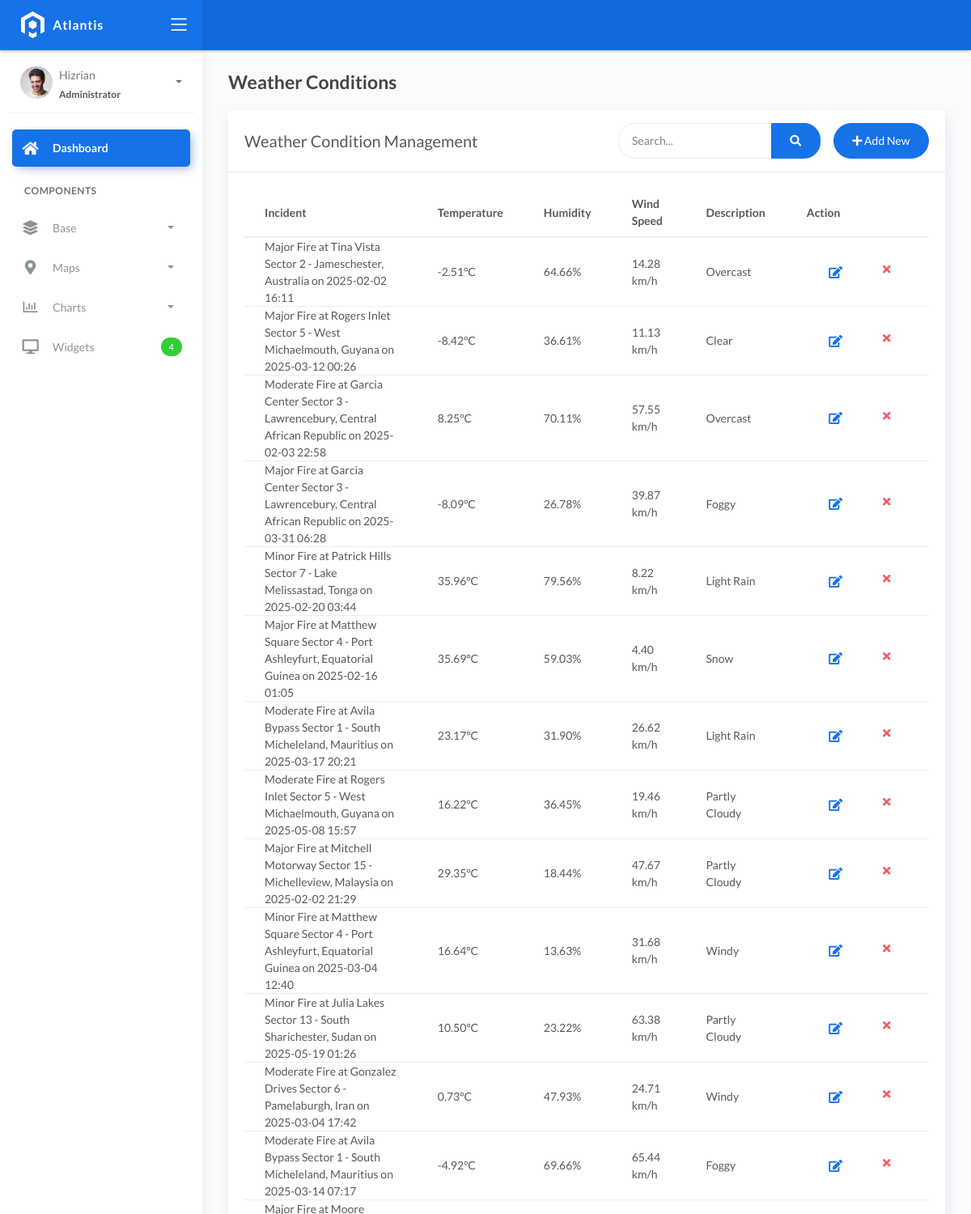
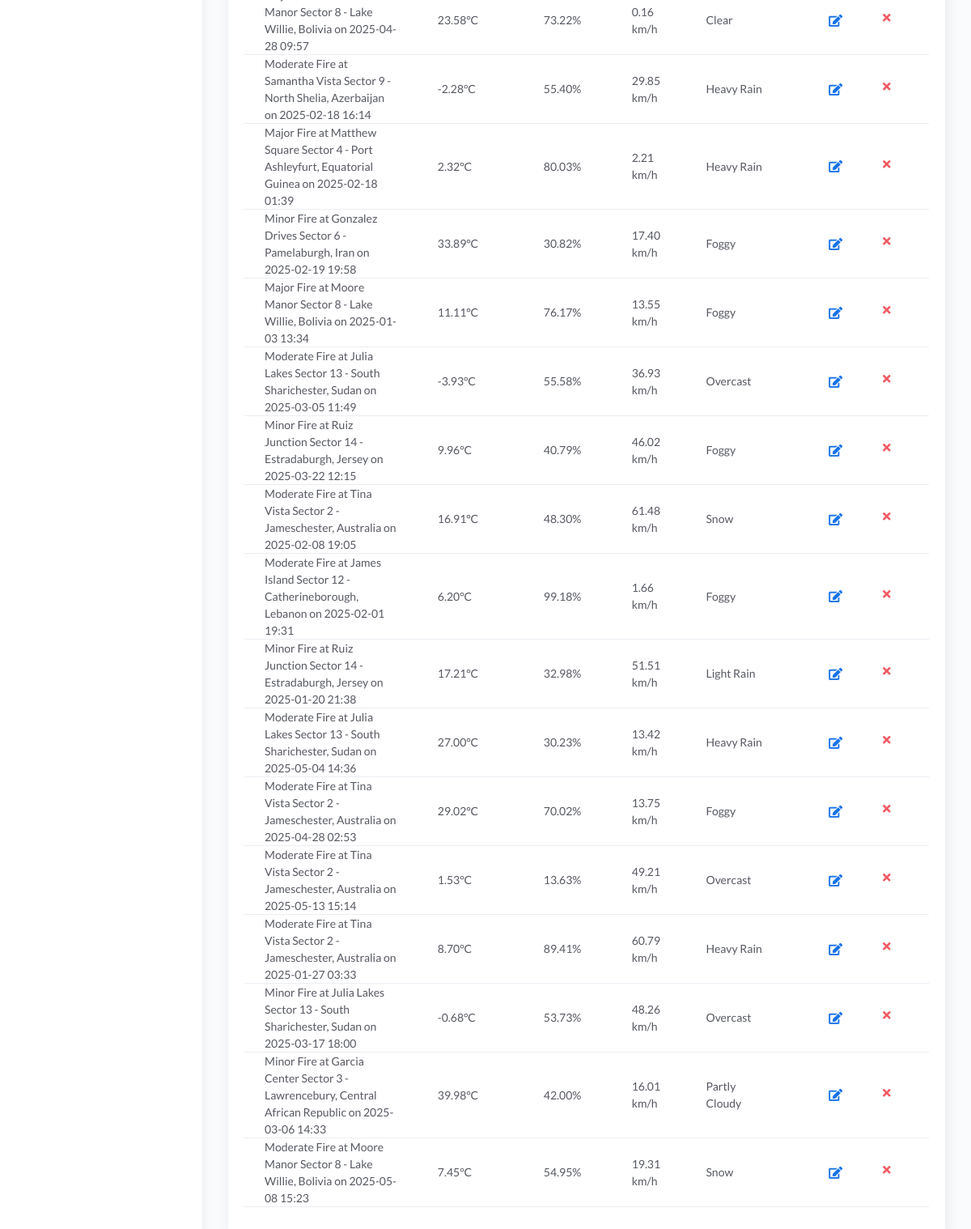
Page /weather/ on the earlier database version (2 pictures, top to bottom).
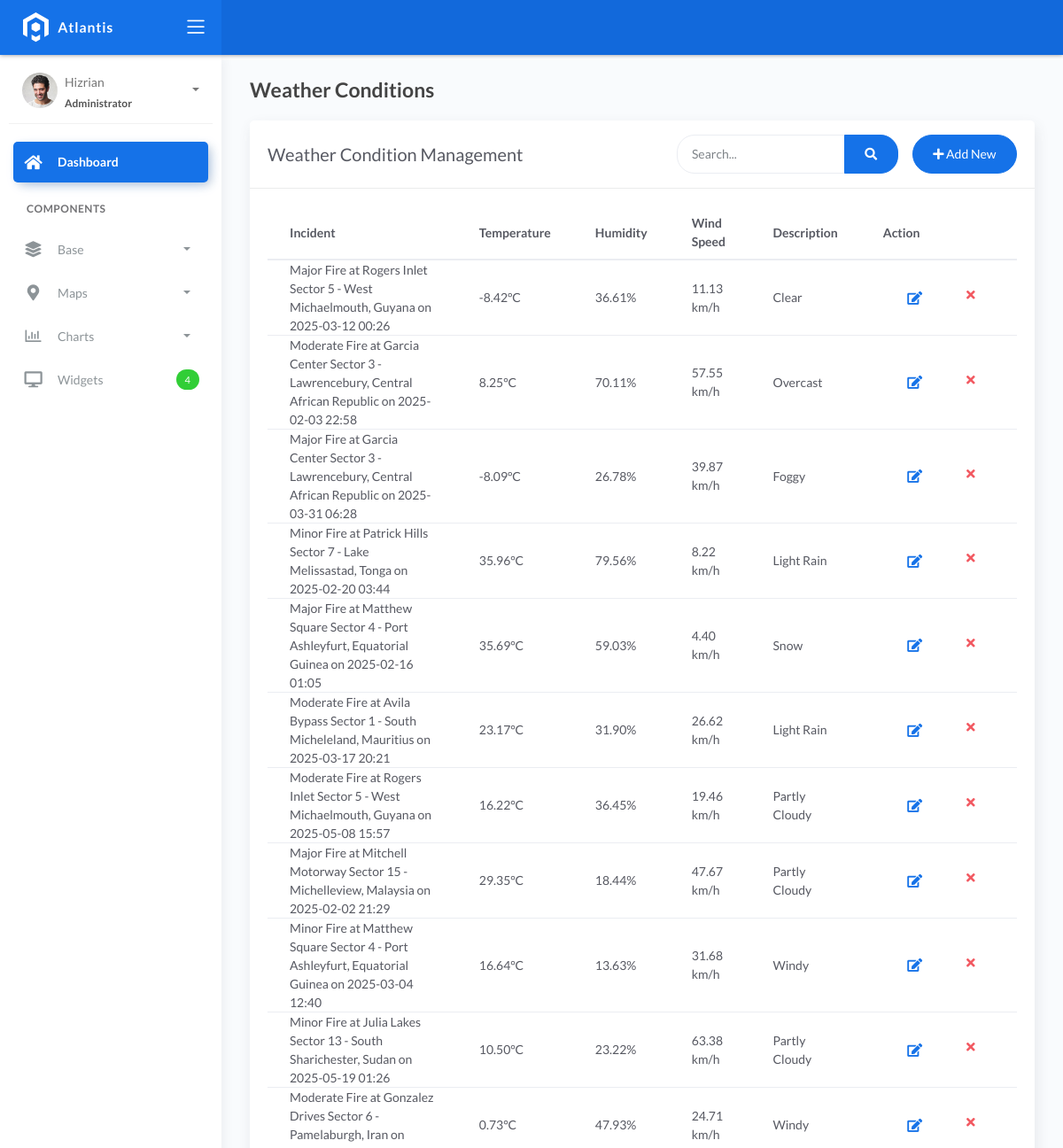
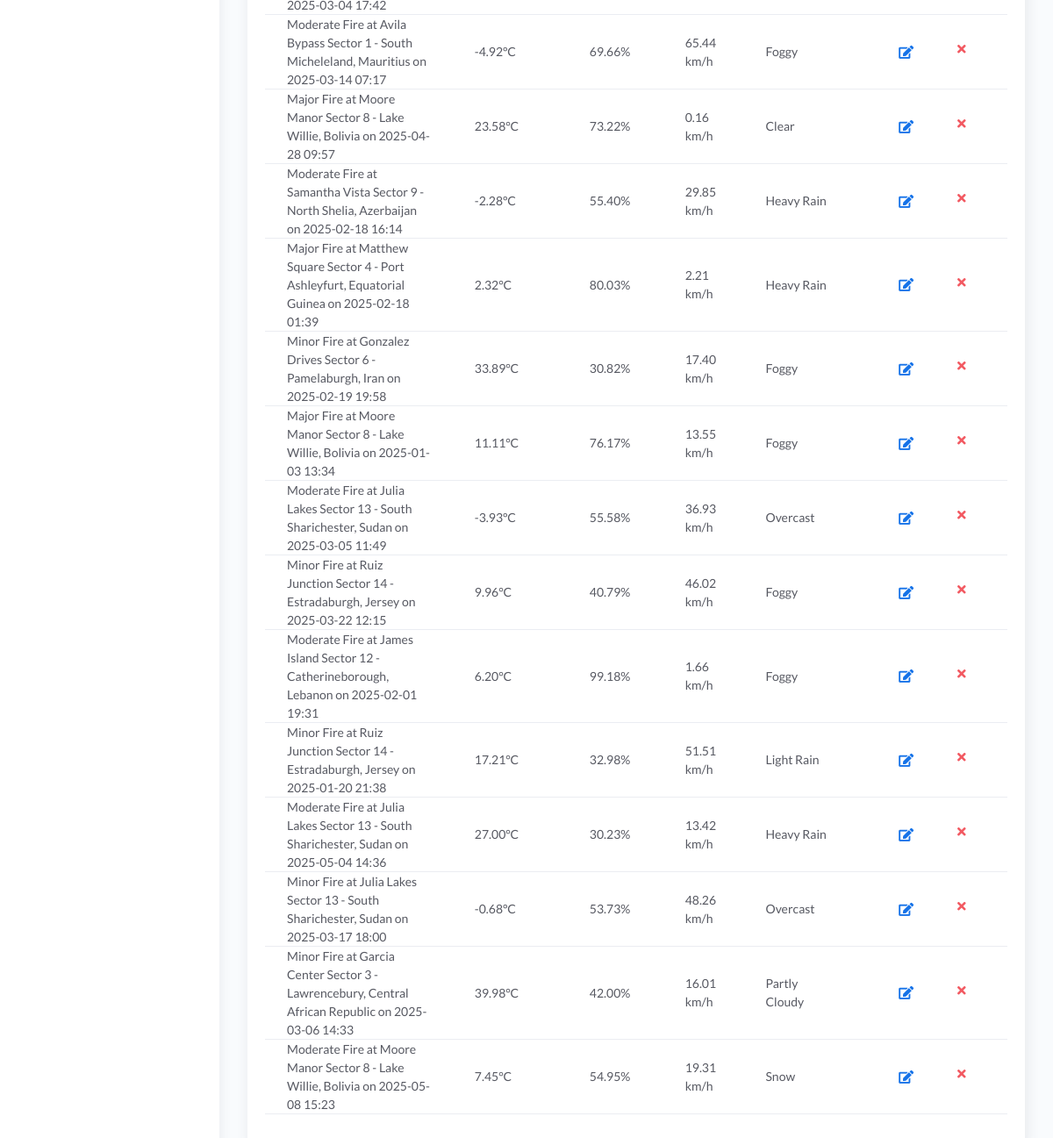
Same page on the later database version (2 pictures, top to bottom).
### fire/models.py (models this page shows)
class BaseModel(models.Model):
    created_at = models.DateTimeField(auto_now_add=True, db_index=True)
    updated_at = models.DateTimeField(auto_now=True)
    class Meta:
        abstract = True

class WeatherConditions(BaseModel):
    incident = models.ForeignKey(Incident, on_delete=models.CASCADE)
    temperature = models.DecimalField(max_digits=10, decimal_places=2)
    humidity = models.DecimalField(max_digits=10, decimal_places=2)
    wind_speed = models.DecimalField(max_digits=10, decimal_places=2)
    weather_description = models.CharField(max_length=150)

class Incident(BaseModel):
    SEVERITY_CHOICES = (
        ('Minor Fire', 'Minor Fire'),
        ('Moderate Fire', 'Moderate Fire'),
        ('Major Fire', 'Major Fire'),
    )
    location = models.ForeignKey(Locations, on_delete=models.CASCADE)
    date_time = models.DateTimeField(blank=True, null=True)
    severity_level = models.CharField(max_length=45, choices=SEVERITY_CHOICES)
    description = models.CharField(max_length=250)
    def __str__(self):
        return f"{self.severity_level} at {self.location} on {self.date_time.strftime('%Y-%m-%d %H:%M') if self.date_time else 'Unknown date'}"

class Locations(BaseModel):
    name = models.CharField(max_length=150)
    latitude = models.DecimalField(
        max_digits=22, decimal_places=16, null=True, blank=True)
    longitude = models.DecimalField(
        max_digits=22, decimal_places=16, null=True, blank=True)
    address = models.CharField(max_length=150)
    city = models.CharField(max_length=150)  # can be in separate table
    country = models.CharField(max_length=150)  # can be in separate table
    class Meta:
        verbose_name_plural = "Locations"
        ordering = ['name']
    def __str__(self):
        return f"{self.name} - {self.city}, {self.country}"

### fire/views.py (the view)
# urls.py: path('weather/', WeatherListView.as_view(), name='weather-list'),
class WeatherListView(ListView):
    model = WeatherConditions
    template_name = 'fire/weather_list.html'
    context_object_name = 'weather_conditions'
    def get_queryset(self):
        queryset = super().get_queryset()
        search_query = self.request.GET.get('search')
        search_fields = [
            'incident__location__name',
            'weather_description',
            'incident__location__city',
            'temperature',
            'humidity',
            'wind_speed'
        ]
        return get_search_results(queryset, search_query, search_fields)

### fire/views.py (called while the page is built, shortened)
def get_search_results(queryset, search_query, search_fields):
    if not search_query:
        return queryset

### templates/fire/weather_list.html
{% extends 'fire/base_list.html' %}
{% block page_title %}Weather Conditions{% endblock %}
{% block card_title %}Weather Condition Management{% endblock %}
{% block create_url %}{% url 'weather-create' %}{% endblock %}
{% block table_content %}
<table class="table table-hover">
    <thead>
        <tr>
            <th>Incident</th>
            <th>Temperature</th>
            <th>Humidity</th>
            <th>Wind Speed</th>
            <th>Description</th>
            <th>Action</th>
        </tr>
    </thead>
    <tbody>
        {% for weather in weather_conditions %}
        <tr>
            <td>{{ weather.incident }}</td>
            <td>{{ weather.temperature }}°C</td>
            <td>{{ weather.humidity }}%</td>
            <td>{{ weather.wind_speed }} km/h</td>
            <td>{{ weather.weather_description }}</td>
            <td>
                <div class="form-button-action">
                    <a href="{% url 'weather-update' weather.pk %}" class="btn btn-link btn-primary btn-lg">
                        <i class="fa fa-edit"></i>
                    </a>
                    <a href="{% url 'weather-delete' weather.pk %}" class="btn btn-link btn-danger">
                        <i class="fa fa-times"></i>
                    </a>
                </div>
            </td>
        </tr>
        {% endfor %}
    </tbody>
</table>
{% endblock %}

Differences in the rows shown:
removed WeatherConditions: incident "Major Fire at Tina Vista Sector 2 - Jameschester, Australia on 2025-02-02 16:11", temperature "-2.51", humidity "64.66", wind_speed "14.28", weather_description "Overcast"
removed WeatherConditions: incident "Moderate Fire at Tina Vista Sector 2 - Jameschester, Australia on 2025-02-08 19:05", temperature "16.91", humidity "48.30", wind_speed "61.48", weather_description "Snow"
removed WeatherConditions: incident "Moderate Fire at Tina Vista Sector 2 - Jameschester, Australia on 2025-04-28 02:53", temperature "29.02", humidity "70.02", wind_speed "13.75", weather_description "Foggy"
removed WeatherConditions: incident "Moderate Fire at Tina Vista Sector 2 - Jameschester, Australia on 2025-05-13 15:14", temperature "1.53", humidity "13.63", wind_speed "49.21", weather_description "Overcast"
removed WeatherConditions: incident "Moderate Fire at Tina Vista Sector 2 - Jameschester, Australia on 2025-01-27 03:33", temperature "8.70", humidity "89.41", wind_speed "60.79", weather_description "Heavy Rain"
